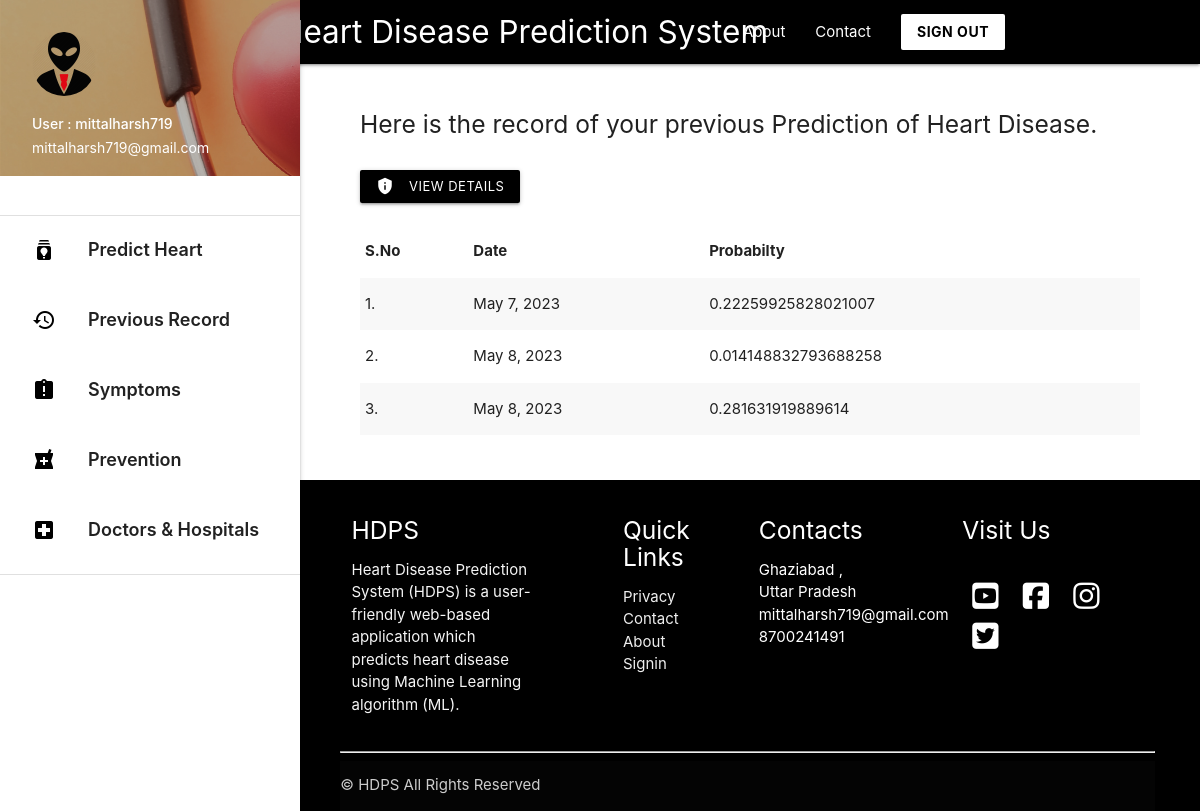
The app's page /record (signed in) with its own data.
### predictor/models.py (models this page shows, shortened)
class HeartData(models.Model):
    age = models.IntegerField()
    sex = models.IntegerField()
    cp = models.FloatField()
    trestbps = models.FloatField()
    chol = models.FloatField()
    fbs = models.FloatField()
    restcg = models.FloatField()
    thalach = models.FloatField()
    exang = models.FloatField()
    oldpeak = models.FloatField()
    slope = models.FloatField()
    ca = models.FloatField()
    thal = models.FloatField()
    owner = models.ForeignKey(get_user_model() , on_delete=models.CASCADE , related_name='owner' , null=True)
    date = models.DateField(auto_now_add=True)
    probability = models.FloatField(null=True)

### predictor/views.py (the view)
# urls.py: path('record', views.record , name='record'),
def record(request): #Diplays previous record of authenticated user
    if request.user.is_authenticated:
        record_data = HeartData.objects.filter(owner = request.user) #Filter only those data whose owner is the logged in user
        return render(request , 'record.html' , {'record_data':record_data})
    return redirect('/')

### templates/record.html (shortened to what this page needs)
{% extends 'base_layout2.html' %}
{% block content %}
<div class="con">
    <h5 > Here is the record of your previous Prediction of Heart Disease.  </h5>
<br>
{% if record_data %}
    <a class="waves-effect waves-light btn-small black" href="{% url 'heartdetail' %}" target="_blank"><i class="material-icons left">privacy_tip</i>View Details</a> &nbsp; &nbsp;
  {% endif %}
<br> <br>
{% if record_data %}
    <table class="striped">
     <thead>
       <tr>
           <th>S.No</th>
           <th>Date</th>
           <th>Probabilty</th>
       </tr>
     </thead>
     <tbody>
       <tr>
            {% for data in record_data %}
         <td>{{ forloop.counter }}.</td>
         <td>{{ data.date }}</td>
         <td>{{ data.probability }}</td>
       </tr>
            {% endfor %}
     </tbody>
   </table>
   {% else %}
      <h5>You have no previous record.</h5>
   {% endif %}
   <br>
   <br>
 </div>
{% endblock %}

### templates/base_layout2.html (shortened to what this page needs)
{% load static %}
<!DOCTYPE html>
<html lang="en">
<head>
  <link href="{% static 'css/materialize.css' %}" type="text/css" rel="stylesheet" media="screen,projection"/>
  <link href="{% static 'css/style.css' %}" type="text/css" rel="stylesheet" media="screen,projection"/>
</head>
<body>
        <div class="navbar-fixed">
          <nav class="black">
            <div class="container">
              <div class="nav-wrapper">
                <a href="/" style="padding-left: 100px;"    class="brand-logo ">Heart Disease Prediction System</a>
                <ul class="right hide-on-med-and-down hover_backcolor">
                  <li><a href="{% url 'about' %}">About</a></li>
                  <li><a href="{% url 'contact' %}">Contact</a></li>
                  <a class=" white black-text waves-effect waves-dark btn  modal-trigger" href="/signout"><b>SIGN OUT </b></a>
                </ul>
              </div>
            </div>
          </nav>
        </div>
      <ul id="slide-out" class="sidenav sidenav-fixed">
        <li><div class="user-view">
          <div class="background">
            <img src="{% static 'img/about.png' %}">
          </div>
          <a href="#user"><img class="circle" src="{% static 'img/user.png' %}"></a>
          <a href="#name"><span class="white-text name">User : {{ request.user.username }} </span></a>
          <a href="#email"><span class="white-text email">{{ request.user.email }}</span></a>
        </div></li>
        <br>
        <li><div class="divider"></div></li>
        <li><a style="font-weight: 600; font-size: 18px; height: 70px; padding-top: 10px;" class="waves-effect hoverable" href="/"><i class="material-icons black-text">batch_prediction</i> Predict Heart Disease </a></li>
        <li><a style="font-weight: 600; font-size: 18px; height: 70px; padding-top: 10px;" class="waves-effect hoverable" href="{% url 'record' %}"><i class="material-icons black-text">history</i> Previous Record </a></li>
        <li><a style="font-weight: 600; font-size: 18px; height: 70px; padding-top: 10px;" class="waves-effect hoverable" href="{% url 'symptoms' %}"><i class="material-icons black-text" >assignment_late</i> Symptoms  </a></li>
        <li><a style="font-weight: 600; font-size: 18px; height: 70px; padding-top: 10px;" class="waves-effect hoverable" href="{% url 'prevention' %}"><i class="material-icons black-text">local_pharmacy</i> Prevention   </a></li>
        <li><a style="font-weight: 600; font-size: 18px; height: 70px; padding-top: 10px;" class="waves-effect hoverable" href="{% url 'doctorhospital' %}"><i class="material-icons black-text">local_hospital</i> Doctors & Hospitals   </a></li>
        <li><div class="divider"></div></li>
      </ul>
      <a href="#" data-target="slide-out" class="sidenav-trigger"><i class="material-icons">menu</i></a>
    {% block content %}
    {% endblock %}
            <section>
            <footer class=" hide-on-small-only black page-footer">
              <div class="" style=" width: 90%; margin: auto;">
                <div class="row">
                  <div class="col  s12 m6 l3 ">
                    <h5 class="white-text">HDPS</h5>
                    <p class="grey-text text-lighten-4">Heart Disease Prediction System (HDPS) is a user-friendly web-based application which predicts heart disease using
                        Machine Learning algorithm (ML). </p>
                  </div>
                  <div class="  col l2 m6 s12 offset-l1 ">
                    <h5 class="white-text">Quick Links</h5>
                    <ul>
                   <li><a class="grey-text text-lighten-3" href="#!">Privacy</a></li>
                      <li><a class="grey-text text-lighten-3" href="#!">Contact</a></li>
                      <li><a class="grey-text text-lighten-3" href="#!">About</a></li>
                      <li><a class="grey-text text-lighten-3" href="#!">Signin</a></li>
                    </ul>
                  </div>
                  <div class="col l2 m6 s12  ">
                      <h5 class="white-text">Contacts</h5>
                      <ul>
                      <li>Ghaziabad , Uttar Pradesh</li>
                      <li>mittalharsh719@gmail.com</li>
                      <li>8700241491</li>
                  </ul>
                  </div>
                  <div class=" col l3 m6 s12 offset-l1 ">
                      <h5 class="white-text">Visit Us</h5>
                      <br>
                      <a href="https://www.youtube.com/" target="_blank"> <i style="color: white; margin: 5px 10px;"  class="fab fa-youtube-square fa-2x"></i></a>
                  <a href="https://www.youtube.com/" target="_blank"> <i style="color: white; margin: 5px 10px;" class="fab fa-facebook-square fa-2x"></i></a>
                  <a href="https://www.youtube.com/" target="_blank"> <i style="color: white; margin: 5px 10px;" class="fab fa-instagram fa-2x"></i></a>
                  <a href="https://www.youtube.com/" target="_blank"> <i style="color: white; margin: 5px 10px;" class="fab fa-twitter-square fa-2x"></i> </a>
                  </div>
                </div>
                <hr>
              <div class="footer-copyright">
                ©  HDPS All Rights Reserved
              </div>
          </div>
            </footer>
          </section>
  </body>
</html>

### templates/record.html (style rules this page uses)
footer { padding-left: 295px; }
.con { padding-left: 390px; width: 90%; flex: 1 0 auto; }
body { display: flex; min-height: 100vh; flex-direction: column; }

### templates/base_layout2.html (style rules this page uses)
footer { padding-left: 295px; }
.con { padding-left: 360px; width: 95%; }

### records on screen
HeartData: date "May 7, 2023", probability "0.22259925828021007"
HeartData: date "May 8, 2023", probability "0.014148832793688258"
HeartData: date "May 8, 2023", probability "0.281631919889614"

### other values on screen
{{ request.user.username }} "mittalharsh719"
{{ request.user.email }} "mittalharsh719@gmail.com"
